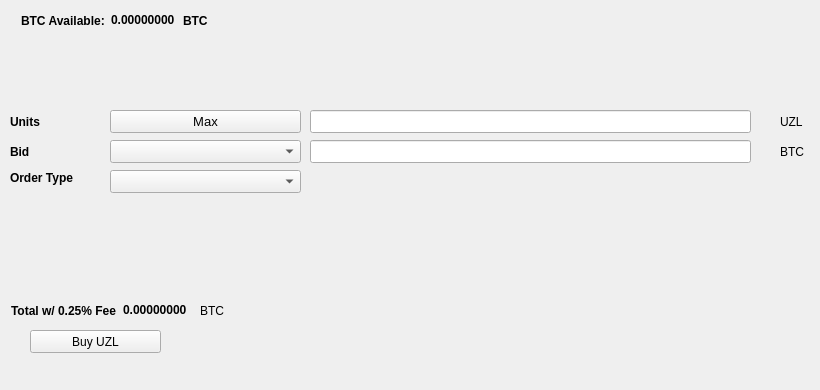
   <widget class="QWidget" name="BuyTab">
    <attribute name="title">
     <string>Buy</string>
    </attribute>
    <widget class="QPushButton" name="BuyUZL">
     <property name="geometry">
      <rect>
       <x>30</x>
       <y>330</y>
       <width>131</width>
       <height>23</height>
      </rect>
     </property>
     <property name="text">
      <string>Buy UZL</string>
     </property>
     <property name="icon">
      <iconset resource="../uzlocoin.qrc">
       <normaloff>:/icons/bitcoin</normaloff>:/icons/bitcoin</iconset>
     </property>
    </widget>
    <widget class="QLabel" name="label_3">
     <property name="geometry">
      <rect>
       <x>10</x>
       <y>110</y>
       <width>46</width>
       <height>23</height>
      </rect>
     </property>
     <property name="font">
      <font>
       <weight>75</weight>
       <bold>true</bold>
      </font>
     </property>
     <property name="text">
      <string>Units</string>
     </property>
    </widget>
    <widget class="QLineEdit" name="UnitsInput">
     <property name="geometry">
      <rect>
       <x>310</x>
       <y>110</y>
       <width>441</width>
       <height>23</height>
      </rect>
     </property>
     <property name="font">
      <font>
       <pointsize>9</pointsize>
       <weight>75</weight>
       <bold>true</bold>
      </font>
     </property>
    </widget>
    <widget class="QLineEdit" name="BuyBidPriceEdit">
     <property name="geometry">
      <rect>
       <x>310</x>
       <y>140</y>
       <width>441</width>
       <height>23</height>
      </rect>
     </property>
     <property name="font">
      <font>
       <pointsize>9</pointsize>
       <weight>75</weight>
       <bold>true</bold>
      </font>
     </property>
    </widget>
    <widget class="QLabel" name="label_4">
     <property name="geometry">
      <rect>
       <x>780</x>
       <y>110</y>
       <width>31</width>
       <height>23</height>
      </rect>
     </property>
     <property name="text">
      <string>UZL</string>
     </property>
    </widget>
    <widget class="QLabel" name="label_5">
     <property name="geometry">
      <rect>
       <x>780</x>
       <y>140</y>
       <width>31</width>
       <height>23</height>
      </rect>
     </property>
     <property name="text">
      <string>BTC</string>
     </property>
    </widget>
    <widget class="QLabel" name="label_6">
     <property name="geometry">
      <rect>
       <x>10</x>
       <y>140</y>
       <width>46</width>
       <height>23</height>
      </rect>
     </property>
     <property name="font">
      <font>
       <weight>75</weight>
       <bold>true</bold>
      </font>
     </property>
     <property name="text">
      <string>Bid</string>
     </property>
    </widget>
    <widget class="QLabel" name="label_7">
     <property name="geometry">
      <rect>
       <x>10</x>
       <y>170</y>
       <width>91</width>
       <height>16</height>
      </rect>
     </property>
     <property name="font">
      <font>
       <weight>75</weight>
       <bold>true</bold>
      </font>
     </property>
     <property name="text">
      <string>Order Type</string>
     </property>
    </widget>
    <widget class="QPushButton" name="Buy_Max_Amount">
     <property name="geometry">
      <rect>
       <x>110</x>
       <y>110</y>
       <width>191</width>
       <height>23</height>
      </rect>
     </property>
     <property name="font">
      <font>
       <pointsize>10</pointsize>
      </font>
     </property>
     <property name="text">
      <string>Max</string>
     </property>
    </widget>
    <widget class="QComboBox" name="BuyBidcomboBox">
     <property name="geometry">
      <rect>
       <x>110</x>
       <y>140</y>
       <width>191</width>
       <height>23</height>
      </rect>
     </property>
     <property name="font">
      <font>
       <pointsize>10</pointsize>
      </font>
     </property>
    </widget>
    <widget class="QComboBox" name="buyOrdertypeCombo">
     <property name="geometry">
      <rect>
       <x>110</x>
       <y>170</y>
       <width>191</width>
       <height>23</height>
      </rect>
     </property>
     <property name="font">
      <font>
       <pointsize>10</pointsize>
      </font>
     </property>
    </widget>
    <widget class="QWidget" name="layoutWidget1">
     <property name="geometry">
      <rect>
       <x>21</x>
       <y>11</y>
       <width>227</width>
       <height>19</height>
      </rect>
     </property>
     <layout class="QHBoxLayout" name="horizontalLayout_3">
      <item>
       <widget class="QLabel" name="label232">
        <property name="font">
         <font>
          <weight>75</weight>
          <bold>true</bold>
         </font>
        </property>
        <property name="text">
         <string>BTC Available:</string>
        </property>
       </widget>
      </item>
      <item>
       <widget class="QLabel" name="BtcAvailableLbl">
        <property name="palette">
         <palette>
          <active>
           <colorrole role="WindowText">
            <brush brushstyle="SolidPattern">
             <color alpha="255">
              <red>0</red>
              <green>0</green>
              <blue>0</blue>
             </color>
            </brush>
           </colorrole>
           <colorrole role="Button">
            <brush brushstyle="SolidPattern">
             <color alpha="255">
              <red>0</red>
              <green>170</green>
              <blue>0</blue>
             </color>
            </brush>
           </colorrole>
           <colorrole role="Light">
            <brush brushstyle="SolidPattern">
             <color alpha="255">
              <red>0</red>
              <green>255</green>
              <blue>0</blue>
             </color>
            </brush>
           </colorrole>
           <colorrole role="Midlight">
            <brush brushstyle="SolidPattern">
             <color alpha="255">
              <red>0</red>
              <green>212</green>
              <blue>0</blue>
             </color>
            </brush>
           </colorrole>
           <colorrole role="Dark">
            <brush brushstyle="SolidPattern">
             <color alpha="255">
              <red>0</red>
              <green>85</green>
              <blue>0</blue>
             </color>
            </brush>
           </colorrole>
           <colorrole role="Mid">
            <brush brushstyle="SolidPattern">
             <color alpha="255">
              <red>0</red>
              <green>113</green>
              <blue>0</blue>
             </color>
            </brush>
           </colorrole>
           <colorrole role="Text">
            <brush brushstyle="SolidPattern">
             <color alpha="255">
              <red>0</red>
              <green>170</green>
              <blue>0</blue>
             </color>
            </brush>
           </colorrole>
           <colorrole role="BrightText">
            <brush brushstyle="SolidPattern">
             <color alpha="255">
              <red>255</red>
              <green>255</green>
              <blue>255</blue>
             </color>
            </brush>
           </colorrole>
           <colorrole role="ButtonText">
            <brush brushstyle="SolidPattern">
             <color alpha="255">
              <red>0</red>
              <green>0</green>
              <blue>0</blue>
             </color>
            </brush>
           </colorrole>
           <colorrole role="Base">
            <brush brushstyle="SolidPattern">
             <color alpha="255">
              <red>255</red>
              <green>255</green>
              <blue>255</blue>
             </color>
            </brush>
           </colorrole>
           <colorrole role="Window">
            <brush brushstyle="SolidPattern">
             <color alpha="255">
              <red>0</red>
              <green>170</green>
              <blue>0</blue>
             </color>
            </brush>
           </colorrole>
           <colorrole role="Shadow">
            <brush brushstyle="SolidPattern">
             <color alpha="255">
              <red>0</red>
              <green>0</green>
              <blue>0</blue>
             </color>
            </brush>
           </colorrole>
           <colorrole role="AlternateBase">
            <brush brushstyle="SolidPattern">
             <color alpha="255">
              <red>127</red>
              <green>212</green>
              <blue>127</blue>
             </color>
            </brush>
           </colorrole>
           <colorrole role="ToolTipBase">
            <brush brushstyle="SolidPattern">
             <color alpha="255">
              <red>255</red>
              <green>255</green>
              <blue>220</blue>
             </color>
            </brush>
           </colorrole>
           <colorrole role="ToolTipText">
            <brush brushstyle="SolidPattern">
             <color alpha="255">
              <red>0</red>
              <green>0</green>
              <blue>0</blue>
             </color>
            </brush>
           </colorrole>
          </active>
          <inactive>
           <colorrole role="WindowText">
            <brush brushstyle="SolidPattern">
             <color alpha="255">
              <red>0</red>
              <green>0</green>
              <blue>0</blue>
             </color>
            </brush>
           </colorrole>
           <colorrole role="Button">
            <brush brushstyle="SolidPattern">
             <color alpha="255">
              <red>0</red>
              <green>170</green>
              <blue>0</blue>
             </color>
            </brush>
           </colorrole>
           <colorrole role="Light">
            <brush brushstyle="SolidPattern">
             <color alpha="255">
              <red>0</red>
              <green>255</green>
              <blue>0</blue>
             </color>
            </brush>
           </colorrole>
           <colorrole role="Midlight">
            <brush brushstyle="SolidPattern">
             <color alpha="255">
              <red>0</red>
              <green>212</green>
              <blue>0</blue>
             </color>
            </brush>
           </colorrole>
           <colorrole role="Dark">
            <brush brushstyle="SolidPattern">
             <color alpha="255">
              <red>0</red>
              <green>85</green>
              <blue>0</blue>
             </color>
            </brush>
           </colorrole>
           <colorrole role="Mid">
            <brush brushstyle="SolidPattern">
             <color alpha="255">
              <red>0</red>
              <green>113</green>
              <blue>0</blue>
             </color>
            </brush>
           </colorrole>
           <colorrole role="Text">
            <brush brushstyle="SolidPattern">
             <color alpha="255">
              <red>0</red>
              <green>170</green>
              <blue>0</blue>
             </color>
            </brush>
           </colorrole>
           <colorrole role="BrightText">
            <brush brushstyle="SolidPattern">
             <color alpha="255">
              <red>255</red>
              <green>255</green>
              <blue>255</blue>
             </color>
            </brush>
           </colorrole>
           <colorrole role="ButtonText">
            <brush brushstyle="SolidPattern">
             <color alpha="255">
              <red>0</red>
              <green>0</green>
              <blue>0</blue>
             </color>
            </brush>
           </colorrole>
           <colorrole role="Base">
            <brush brushstyle="SolidPattern">
             <color alpha="255">
              <red>255</red>
              <green>255</green>
              <blue>255</blue>
             </color>
            </brush>
           </colorrole>
           <colorrole role="Window">
            <brush brushstyle="SolidPattern">
             <color alpha="255">
              <red>0</red>
              <green>170</green>
              <blue>0</blue>
             </color>
            </brush>
           </colorrole>
           <colorrole role="Shadow">
            <brush brushstyle="SolidPattern">
             <color alpha="255">
              <red>0</red>
              <green>0</green>
              <blue>0</blue>
             </color>
            </brush>
           </colorrole>
           <colorrole role="AlternateBase">
            <brush brushstyle="SolidPattern">
             <color alpha="255">
              <red>127</red>
              <green>212</green>
              <blue>127</blue>
             </color>
            </brush>
           </colorrole>
           <colorrole role="ToolTipBase">
            <brush brushstyle="SolidPattern">
             <color alpha="255">
              <red>255</red>
              <green>255</green>
              <blue>220</blue>
             </color>
            </brush>
           </colorrole>
           <colorrole role="ToolTipText">
            <brush brushstyle="SolidPattern">
             <color alpha="255">
              <red>0</red>
              <green>0</green>
              <blue>0</blue>
             </color>
            </brush>
           </colorrole>
          </inactive>
          <disabled>
           <colorrole role="WindowText">
            <brush brushstyle="SolidPattern">
             <color alpha="255">
              <red>0</red>
              <green>85</green>
              <blue>0</blue>
             </color>
            </brush>
           </colorrole>
           <colorrole role="Button">
            <brush brushstyle="SolidPattern">
             <color alpha="255">
              <red>0</red>
              <green>170</green>
              <blue>0</blue>
             </color>
            </brush>
           </colorrole>
           <colorrole role="Light">
            <brush brushstyle="SolidPattern">
             <color alpha="255">
              <red>0</red>
              <green>255</green>
              <blue>0</blue>
             </color>
            </brush>
           </colorrole>
           <colorrole role="Midlight">
            <brush brushstyle="SolidPattern">
             <color alpha="255">
              <red>0</red>
              <green>212</green>
              <blue>0</blue>
             </color>
            </brush>
           </colorrole>
           <colorrole role="Dark">
            <brush brushstyle="SolidPattern">
             <color alpha="255">
              <red>0</red>
              <green>85</green>
              <blue>0</blue>
             </color>
            </brush>
           </colorrole>
           <colorrole role="Mid">
            <brush brushstyle="SolidPattern">
             <color alpha="255">
              <red>0</red>
              <green>113</green>
              <blue>0</blue>
             </color>
            </brush>
           </colorrole>
           <colorrole role="Text">
            <brush brushstyle="SolidPattern">
             <color alpha="255">
              <red>0</red>
              <green>85</green>
              <blue>0</blue>
             </color>
            </brush>
           </colorrole>
           <colorrole role="BrightText">
            <brush brushstyle="SolidPattern">
             <color alpha="255">
              <red>255</red>
              <green>255</green>
              <blue>255</blue>
             </color>
            </brush>
           </colorrole>
           <colorrole role="ButtonText">
            <brush brushstyle="SolidPattern">
             <color alpha="255">
              <red>0</red>
              <green>85</green>
              <blue>0</blue>
             </color>
            </brush>
           </colorrole>
           <colorrole role="Base">
            <brush brushstyle="SolidPattern">
             <color alpha="255">
              <red>0</red>
              <green>170</green>
              <blue>0</blue>
             </color>
            </brush>
           </colorrole>
           <colorrole role="Window">
            <brush brushstyle="SolidPattern">
             <color alpha="255">
              <red>0</red>
              <green>170</green>
              <blue>0</blue>
             </color>
            </brush>
           </colorrole>
           <colorrole role="Shadow">
            <brush brushstyle="SolidPattern">
             <color alpha="255">
              <red>0</red>
              <green>0</green>
              <blue>0</blue>
             </color>
            </brush>
           </colorrole>
           <colorrole role="AlternateBase">
            <brush brushstyle="SolidPattern">
             <color alpha="255">
              <red>0</red>
              <green>170</green>
              <blue>0</blue>
             </color>
            </brush>
           </colorrole>
           <colorrole role="ToolTipBase">
            <brush brushstyle="SolidPattern">
             <color alpha="255">
              <red>255</red>
              <green>255</green>
              <blue>220</blue>
             </color>
            </brush>
           </colorrole>
           <colorrole role="ToolTipText">
            <brush brushstyle="SolidPattern">
             <color alpha="255">
              <red>0</red>
              <green>0</green>
              <blue>0</blue>
             </color>
            </brush>
           </colorrole>
          </disabled>
         </palette>
        </property>
        <property name="font">
         <font>
          <weight>75</weight>
          <bold>true</bold>
         </font>
        </property>
        <property name="text">
         <string>0.00000000</string>
        </property>
        <property name="textInteractionFlags">
         <set>Qt::LinksAccessibleByMouse|Qt::TextSelectableByKeyboard|Qt::TextSelectableByMouse</set>
        </property>
       </widget>
      </item>
      <item>
       <widget class="QLabel" name="BtcAvailableLbl_2">
        <property name="font">
         <font>
          <weight>75</weight>
          <bold>true</bold>
         </font>
        </property>
        <property name="text">
         <string>BTC</string>
        </property>
       </widget>
      </item>
     </layout>
    </widget>
    <widget class="QWidget" name="layoutWidge2">
     <property name="geometry">
      <rect>
       <x>11</x>
       <y>301</y>
       <width>259</width>
       <height>19</height>
      </rect>
     </property>
     <layout class="QHBoxLayout" name="horizontalLayout_4">
      <item>
       <widget class="QLabel" name="label_9">
        <property name="font">
         <font>
          <weight>75</weight>
          <bold>true</bold>
         </font>
        </property>
        <property name="text">
         <string>Total w/ 0.25% Fee</string>
        </property>
       </widget>
      </item>
      <item>
       <widget class="QLabel" name="BuyCostLabel">
        <property name="palette">
         <palette>
          <active>
           <colorrole role="WindowText">
            <brush brushstyle="SolidPattern">
             <color alpha="255">
              <red>0</red>
              <green>0</green>
              <blue>0</blue>
             </color>
            </brush>
           </colorrole>
           <colorrole role="Button">
            <brush brushstyle="SolidPattern">
             <color alpha="255">
              <red>0</red>
              <green>170</green>
              <blue>0</blue>
             </color>
            </brush>
           </colorrole>
           <colorrole role="Light">
            <brush brushstyle="SolidPattern">
             <color alpha="255">
              <red>0</red>
              <green>255</green>
              <blue>0</blue>
             </color>
            </brush>
           </colorrole>
           <colorrole role="Midlight">
            <brush brushstyle="SolidPattern">
             <color alpha="255">
              <red>0</red>
              <green>212</green>
              <blue>0</blue>
             </color>
            </brush>
           </colorrole>
           <colorrole role="Dark">
            <brush brushstyle="SolidPattern">
             <color alpha="255">
              <red>0</red>
              <green>85</green>
              <blue>0</blue>
             </color>
            </brush>
           </colorrole>
           <colorrole role="Mid">
            <brush brushstyle="SolidPattern">
             <color alpha="255">
              <red>0</red>
              <green>113</green>
              <blue>0</blue>
             </color>
            </brush>
           </colorrole>
           <colorrole role="Text">
            <brush brushstyle="SolidPattern">
             <color alpha="255">
              <red>0</red>
              <green>170</green>
              <blue>0</blue>
             </color>
            </brush>
           </colorrole>
           <colorrole role="BrightText">
            <brush brushstyle="SolidPattern">
             <color alpha="255">
              <red>255</red>
              <green>255</green>
              <blue>255</blue>
             </color>
            </brush>
           </colorrole>
           <colorrole role="ButtonText">
            <brush brushstyle="SolidPattern">
             <color alpha="255">
              <red>0</red>
              <green>0</green>
              <blue>0</blue>
             </color>
            </brush>
           </colorrole>
           <colorrole role="Base">
            <brush brushstyle="SolidPattern">
             <color alpha="255">
              <red>255</red>
              <green>255</green>
              <blue>255</blue>
             </color>
            </brush>
           </colorrole>
           <colorrole role="Window">
            <brush brushstyle="SolidPattern">
             <color alpha="255">
              <red>0</red>
              <green>170</green>
              <blue>0</blue>
             </color>
            </brush>
           </colorrole>
           <colorrole role="Shadow">
            <brush brushstyle="SolidPattern">
             <color alpha="255">
              <red>0</red>
              <green>0</green>
              <blue>0</blue>
             </color>
            </brush>
           </colorrole>
           <colorrole role="AlternateBase">
            <brush brushstyle="SolidPattern">
             <color alpha="255">
              <red>127</red>
              <green>212</green>
              <blue>127</blue>
             </color>
            </brush>
           </colorrole>
           <colorrole role="ToolTipBase">
            <brush brushstyle="SolidPattern">
             <color alpha="255">
              <red>255</red>
              <green>255</green>
              <blue>220</blue>
             </color>
            </brush>
           </colorrole>
           <colorrole role="ToolTipText">
            <brush brushstyle="SolidPattern">
             <color alpha="255">
              <red>0</red>
              <green>0</green>
              <blue>0</blue>
             </color>
            </brush>
           </colorrole>
          </active>
          <inactive>
           <colorrole role="WindowText">
            <brush brushstyle="SolidPattern">
             <color alpha="255">
              <red>0</red>
              <green>0</green>
              <blue>0</blue>
             </color>
            </brush>
           </colorrole>
           <colorrole role="Button">
            <brush brushstyle="SolidPattern">
             <color alpha="255">
              <red>0</red>
              <green>170</green>
              <blue>0</blue>
             </color>
            </brush>
           </colorrole>
           <colorrole role="Light">
            <brush brushstyle="SolidPattern">
             <color alpha="255">
              <red>0</red>
              <green>255</green>
              <blue>0</blue>
             </color>
            </brush>
           </colorrole>
           <colorrole role="Midlight">
            <brush brushstyle="SolidPattern">
             <color alpha="255">
              <red>0</red>
              <green>212</green>
              <blue>0</blue>
             </color>
            </brush>
           </colorrole>
           <colorrole role="Dark">
            <brush brushstyle="SolidPattern">
             <color alpha="255">
              <red>0</red>
              <green>85</green>
              <blue>0</blue>
             </color>
            </brush>
           </colorrole>
           <colorrole role="Mid">
            <brush brushstyle="SolidPattern">
             <color alpha="255">
              <red>0</red>
              <green>113</green>
              <blue>0</blue>
             </color>
            </brush>
           </colorrole>
           <colorrole role="Text">
            <brush brushstyle="SolidPattern">
             <color alpha="255">
              <red>0</red>
              <green>170</green>
              <blue>0</blue>
             </color>
            </brush>
           </colorrole>
           <colorrole role="BrightText">
            <brush brushstyle="SolidPattern">
             <color alpha="255">
              <red>255</red>
              <green>255</green>
              <blue>255</blue>
             </color>
            </brush>
           </colorrole>
           <colorrole role="ButtonText">
            <brush brushstyle="SolidPattern">
             <color alpha="255">
              <red>0</red>
              <green>0</green>
              <blue>0</blue>
             </color>
            </brush>
           </colorrole>
           <colorrole role="Base">
            <brush brushstyle="SolidPattern">
             <color alpha="255">
              <red>255</red>
              <green>255</green>
              <blue>255</blue>
             </color>
            </brush>
           </colorrole>
           <colorrole role="Window">
            <brush brushstyle="SolidPattern">
             <color alpha="255">
              <red>0</red>
              <green>170</green>
              <blue>0</blue>
             </color>
            </brush>
           </colorrole>
           <colorrole role="Shadow">
            <brush brushstyle="SolidPattern">
             <color alpha="255">
              <red>0</red>
              <green>0</green>
              <blue>0</blue>
             </color>
            </brush>
           </colorrole>
           <colorrole role="AlternateBase">
            <brush brushstyle="SolidPattern">
             <color alpha="255">
              <red>127</red>
              <green>212</green>
              <blue>127</blue>
             </color>
            </brush>
           </colorrole>
           <colorrole role="ToolTipBase">
            <brush brushstyle="SolidPattern">
             <color alpha="255">
              <red>255</red>
              <green>255</green>
              <blue>220</blue>
             </color>
            </brush>
           </colorrole>
           <colorrole role="ToolTipText">
            <brush brushstyle="SolidPattern">
             <color alpha="255">
              <red>0</red>
              <green>0</green>
              <blue>0</blue>
             </color>
            </brush>
           </colorrole>
          </inactive>
          <disabled>
           <colorrole role="WindowText">
            <brush brushstyle="SolidPattern">
             <color alpha="255">
              <red>0</red>
              <green>85</green>
              <blue>0</blue>
             </color>
            </brush>
           </colorrole>
           <colorrole role="Button">
            <brush brushstyle="SolidPattern">
             <color alpha="255">
              <red>0</red>
              <green>170</green>
              <blue>0</blue>
             </color>
            </brush>
           </colorrole>
           <colorrole role="Light">
            <brush brushstyle="SolidPattern">
             <color alpha="255">
              <red>0</red>
              <green>255</green>
              <blue>0</blue>
             </color>
            </brush>
           </colorrole>
           <colorrole role="Midlight">
            <brush brushstyle="SolidPattern">
             <color alpha="255">
              <red>0</red>
              <green>212</green>
              <blue>0</blue>
             </color>
            </brush>
           </colorrole>
           <colorrole role="Dark">
            <brush brushstyle="SolidPattern">
             <color alpha="255">
              <red>0</red>
              <green>85</green>
              <blue>0</blue>
             </color>
            </brush>
           </colorrole>
           <colorrole role="Mid">
            <brush brushstyle="SolidPattern">
             <color alpha="255">
              <red>0</red>
              <green>113</green>
              <blue>0</blue>
             </color>
            </brush>
           </colorrole>
           <colorrole role="Text">
            <brush brushstyle="SolidPattern">
             <color alpha="255">
              <red>0</red>
              <green>85</green>
              <blue>0</blue>
             </color>
            </brush>
           </colorrole>
           <colorrole role="BrightText">
            <brush brushstyle="SolidPattern">
             <color alpha="255">
              <red>255</red>
              <green>255</green>
              <blue>255</blue>
             </color>
            </brush>
           </colorrole>
           <colorrole role="ButtonText">
            <brush brushstyle="SolidPattern">
             <color alpha="255">
              <red>0</red>
              <green>85</green>
              <blue>0</blue>
             </color>
            </brush>
           </colorrole>
           <colorrole role="Base">
            <brush brushstyle="SolidPattern">
             <color alpha="255">
              <red>0</red>
              <green>170</green>
              <blue>0</blue>
             </color>
            </brush>
           </colorrole>
           <colorrole role="Window">
            <brush brushstyle="SolidPattern">
             <color alpha="255">
              <red>0</red>
              <green>170</green>
              <blue>0</blue>
             </color>
            </brush>
           </colorrole>
           <colorrole role="Shadow">
            <brush brushstyle="SolidPattern">
             <color alpha="255">
              <red>0</red>
              <green>0</green>
              <blue>0</blue>
             </color>
            </brush>
           </colorrole>
           <colorrole role="AlternateBase">
            <brush brushstyle="SolidPattern">
             <color alpha="255">
              <red>0</red>
              <green>170</green>
              <blue>0</blue>
             </color>
            </brush>
           </colorrole>
           <colorrole role="ToolTipBase">
            <brush brushstyle="SolidPattern">
             <color alpha="255">
              <red>255</red>
              <green>255</green>
              <blue>220</blue>
             </color>
            </brush>
           </colorrole>
           <colorrole role="ToolTipText">
            <brush brushstyle="SolidPattern">
             <color alpha="255">
              <red>0</red>
              <green>0</green>
              <blue>0</blue>
             </color>
            </brush>
           </colorrole>
          </disabled>
         </palette>
        </property>
        <property name="font">
         <font>
          <weight>75</weight>
          <bold>true</bold>
         </font>
        </property>
        <property name="autoFillBackground">
         <bool>false</bool>
        </property>
        <property name="text">
         <string>0.00000000</string>
        </property>
        <property name="textInteractionFlags">
         <set>Qt::LinksAccessibleByMouse|Qt::TextSelectableByMouse</set>
        </property>
       </widget>
      </item>
      <item>
       <widget class="QLabel" name="label_10">
        <property name="font">
         <font>
          <weight>50</weight>
          <bold>false</bold>
         </font>
        </property>
        <property name="text">
         <string>BTC</string>
        </property>
       </widget>
      </item>
     </layout>
    </widget>
    <widget class="QLabel" name="label_24">
     <property name="geometry">
      <rect>
       <x>460</x>
       <y>300</y>
       <width>281</width>
       <height>81</height>
      </rect>
     </property>
     <property name="text">
      <string/>
     </property>
     <property name="pixmap">
      <pixmap>:/images/bittrex</pixmap>
     </property>
    </widget>
   </widget>
